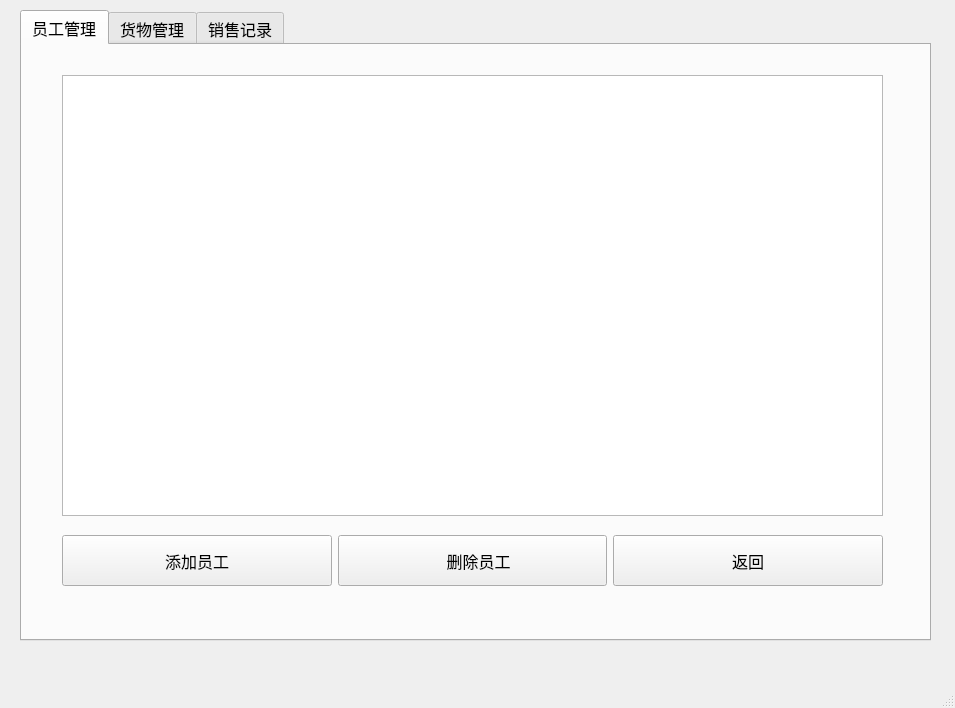
<?xml version="1.0" encoding="UTF-8"?>
<ui version="4.0">
 <class>manager_operation</class>
 <widget class="QMainWindow" name="manager_operation">
  <property name="geometry">
   <rect>
    <x>0</x>
    <y>0</y>
    <width>955</width>
    <height>708</height>
   </rect>
  </property>
  <property name="font">
   <font>
    <family>微软雅黑</family>
    <pointsize>12</pointsize>
   </font>
  </property>
  <property name="windowTitle">
   <string>超市 管理系统后台</string>
  </property>
  <widget class="QWidget" name="centralwidget">
   <widget class="QWidget" name="layoutWidget">
    <property name="geometry">
     <rect>
      <x>0</x>
      <y>-10</y>
      <width>951</width>
      <height>671</height>
     </rect>
    </property>
    <layout class="QVBoxLayout" name="verticalLayout">
     <item>
      <spacer name="verticalSpacer_2">
       <property name="orientation">
        <enum>Qt::Vertical</enum>
       </property>
       <property name="sizeType">
        <enum>QSizePolicy::Fixed</enum>
       </property>
       <property name="sizeHint" stdset="0">
        <size>
         <width>20</width>
         <height>20</height>
        </size>
       </property>
      </spacer>
     </item>
     <item>
      <layout class="QHBoxLayout" name="horizontalLayout_3">
       <item>
        <spacer name="horizontalSpacer">
         <property name="orientation">
          <enum>Qt::Horizontal</enum>
         </property>
         <property name="sizeType">
          <enum>QSizePolicy::Minimum</enum>
         </property>
         <property name="sizeHint" stdset="0">
          <size>
           <width>20</width>
           <height>20</height>
          </size>
         </property>
        </spacer>
       </item>
       <item>
        <widget class="QTabWidget" name="tabWidget">
         <property name="whatsThis">
          <string/>
         </property>
         <property name="accessibleName">
          <string/>
         </property>
         <property name="styleSheet">
          <string notr="true"/>
         </property>
         <property name="currentIndex">
          <number>0</number>
         </property>
         <widget class="QWidget" name="staff_tab">
          <property name="whatsThis">
           <string/>
          </property>
          <property name="layoutDirection">
           <enum>Qt::LeftToRight</enum>
          </property>
          <attribute name="title">
           <string>员工管理</string>
          </attribute>
          <widget class="QWidget" name="horizontalLayoutWidget">
           <property name="geometry">
            <rect>
             <x>40</x>
             <y>490</y>
             <width>821</width>
             <height>51</height>
            </rect>
           </property>
           <layout class="QHBoxLayout" name="horizontalLayout">
            <item>
             <widget class="QPushButton" name="add_staff_Btn">
              <property name="sizePolicy">
               <sizepolicy hsizetype="Preferred" vsizetype="Expanding">
                <horstretch>0</horstretch>
                <verstretch>0</verstretch>
               </sizepolicy>
              </property>
              <property name="text">
               <string>添加员工</string>
              </property>
             </widget>
            </item>
            <item>
             <widget class="QPushButton" name="delete__staff_Btn">
              <property name="sizePolicy">
               <sizepolicy hsizetype="Preferred" vsizetype="Expanding">
                <horstretch>0</horstretch>
                <verstretch>0</verstretch>
               </sizepolicy>
              </property>
              <property name="text">
               <string>   删除员工</string>
              </property>
             </widget>
            </item>
            <item>
             <widget class="QPushButton" name="return_Btn">
              <property name="sizePolicy">
               <sizepolicy hsizetype="Preferred" vsizetype="Expanding">
                <horstretch>0</horstretch>
                <verstretch>0</verstretch>
               </sizepolicy>
              </property>
              <property name="text">
               <string>返回</string>
              </property>
             </widget>
            </item>
           </layout>
          </widget>
          <widget class="QTableView" name="staff_tableView">
           <property name="geometry">
            <rect>
             <x>40</x>
             <y>30</y>
             <width>821</width>
             <height>441</height>
            </rect>
           </property>
           <property name="editTriggers">
            <set>QAbstractItemView::NoEditTriggers</set>
           </property>
          </widget>
         </widget>
         <widget class="QWidget" name="goods_tab">
          <attribute name="title">
           <string>货物管理</string>
          </attribute>
          <widget class="QTableView" name="goods_tableView">
           <property name="geometry">
            <rect>
             <x>40</x>
             <y>30</y>
             <width>811</width>
             <height>461</height>
            </rect>
           </property>
           <property name="editTriggers">
            <set>QAbstractItemView::NoEditTriggers</set>
           </property>
          </widget>
          <widget class="QWidget" name="horizontalLayoutWidget_2">
           <property name="geometry">
            <rect>
             <x>340</x>
             <y>500</y>
             <width>509</width>
             <height>51</height>
            </rect>
           </property>
           <layout class="QHBoxLayout" name="horizontalLayout_2">
            <item>
             <widget class="QPushButton" name="pushButton">
              <property name="sizePolicy">
               <sizepolicy hsizetype="Minimum" vsizetype="Expanding">
                <horstretch>0</horstretch>
                <verstretch>0</verstretch>
               </sizepolicy>
              </property>
              <property name="text">
               <string>进货</string>
              </property>
             </widget>
            </item>
            <item>
             <widget class="QPushButton" name="add_goods_Btn">
              <property name="sizePolicy">
               <sizepolicy hsizetype="Minimum" vsizetype="Expanding">
                <horstretch>0</horstretch>
                <verstretch>0</verstretch>
               </sizepolicy>
              </property>
              <property name="text">
               <string> 新增商品</string>
              </property>
             </widget>
            </item>
            <item>
             <widget class="QPushButton" name="return_Btn_2">
              <property name="sizePolicy">
               <sizepolicy hsizetype="Minimum" vsizetype="Expanding">
                <horstretch>0</horstretch>
                <verstretch>0</verstretch>
               </sizepolicy>
              </property>
              <property name="text">
               <string> 返回</string>
              </property>
             </widget>
            </item>
           </layout>
          </widget>
         </widget>
         <widget class="QWidget" name="sales_record_tab">
          <attribute name="title">
           <string>销售记录</string>
          </attribute>
          <widget class="QTextBrowser" name="sales_record_text">
           <property name="geometry">
            <rect>
             <x>40</x>
             <y>20</y>
             <width>341</width>
             <height>481</height>
            </rect>
           </property>
          </widget>
          <widget class="QPushButton" name="Btn">
           <property name="geometry">
            <rect>
             <x>260</x>
             <y>520</y>
             <width>111</width>
             <height>51</height>
            </rect>
           </property>
           <property name="text">
            <string> 返回</string>
           </property>
          </widget>
         </widget>
        </widget>
       </item>
       <item>
        <spacer name="horizontalSpacer_2">
         <property name="orientation">
          <enum>Qt::Horizontal</enum>
         </property>
         <property name="sizeType">
          <enum>QSizePolicy::Fixed</enum>
         </property>
         <property name="sizeHint" stdset="0">
          <size>
           <width>20</width>
           <height>20</height>
          </size>
         </property>
        </spacer>
       </item>
      </layout>
     </item>
     <item>
      <spacer name="verticalSpacer">
       <property name="orientation">
        <enum>Qt::Vertical</enum>
       </property>
       <property name="sizeType">
        <enum>QSizePolicy::Minimum</enum>
       </property>
       <property name="sizeHint" stdset="0">
        <size>
         <width>20</width>
         <height>20</height>
        </size>
       </property>
      </spacer>
     </item>
    </layout>
   </widget>
  </widget>
  <widget class="QMenuBar" name="menubar">
   <property name="geometry">
    <rect>
     <x>0</x>
     <y>0</y>
     <width>955</width>
     <height>26</height>
    </rect>
   </property>
  </widget>
  <widget class="QStatusBar" name="statusbar"/>
 </widget>
 <resources/>
 <connections/>
</ui>
